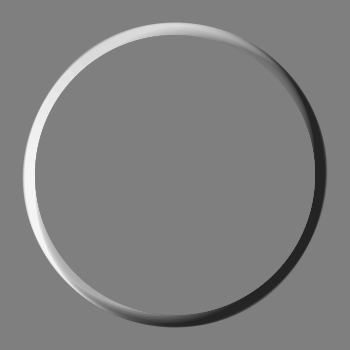
Frame 1 (no input)
Frame 60 (the mouse pressed at the canvas centre just before this capture): identical to frame 1, image omitted
Frame 120 (the mouse held since frame 60 and released just before this capture): identical to frame 1, image omitted

The Processing sketch that drew this single still picture (run headless with seeded random() and noise(); from frame 60 on, the mouse is pressed at the canvas centre):

// Processing sketch: processing_60534
// ── processing_60534.pde

void setup() {
  size(350, 350);
  hazme();
}

void keyPressed() {
  if (keyCode==ESC) return;
  if (key==' ') save("foto.png");
  filter(POSTERIZE, 7);
}

void keyReleased() {
  hazme();
}

void hazme() {
  background(127);
  noStroke();
  smooth();
  pushMatrix();
  translate(width/2, height/2);
  float opaco = 30;
  for (int i=0; i<10; i++) {
    rotate(radians(5));
    fill(255, opaco);
    ellipse(0-10, 0, 280, 300);
    fill(0, opaco);
    ellipse(0+10, 0, 280, 300);
    fill(255, opaco);
    arc(0-10, 0, 280, 300, 0, PI);
    fill(127);
    ellipse(0, 0, 280, 280);
  }
  popMatrix();
}

void mousePressed() {
  float multi=.003;
  for (int x=0; x<width; x++) {
    for (int y=0; y<height; y++) {
      fill(noise(x*multi, y*multi)*255,4);
      ellipse(x, y,30,30);
    }
  }
}

void mouseReleased(){
  hazme();
}

void draw() {
}

void stop(){
  super.stop();
}
